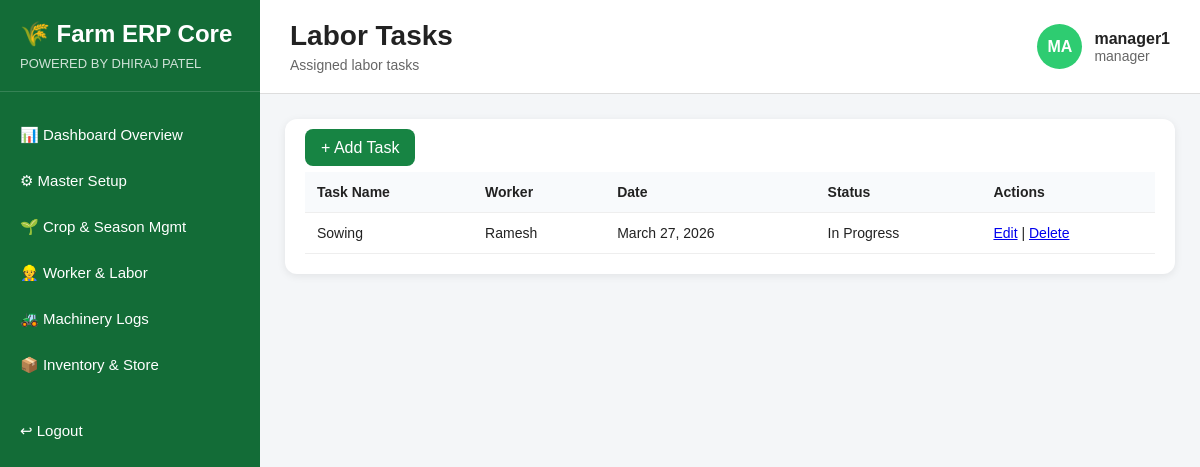
Page /labor/tasks/ (signed in) on the committed database.
### accounts/models.py (models this page shows, shortened)
class User(AbstractUser):
    ROLE_CHOICES = (
        ('admin', 'Admin'),
        ('manager', 'Manager'),
        ('supervisor', 'Supervisor'),
        ('storekeeper', 'Storekeeper'),
        ('accountant', 'Accountant'),
        ('sales', 'Sales'),
        ('field_staff', 'Field Staff'),
    )
    role = models.CharField(max_length=20, choices=ROLE_CHOICES, default='field_staff')
    phone = models.CharField(max_length=15, blank=True, null=True)

### labor/models.py (models this page shows, shortened)
class LaborTask(models.Model):
    task_name = models.CharField(max_length=100)
    worker = models.ForeignKey(Worker, on_delete=models.CASCADE)
    date = models.DateField()
    status = models.CharField(max_length=50)

class Worker(models.Model):
    name = models.CharField(max_length=100)
    phone = models.CharField(max_length=15)
    role = models.CharField(max_length=50)
    daily_wage = models.DecimalField(max_digits=8, decimal_places=2)

### labor/views.py (the view)
# urls.py: path('tasks/', views.task_list, name='task_list'),
@role_required(['admin', 'manager', 'supervisor'])
def task_list(request):
    tasks = LaborTask.objects.all()
    return render(request, 'labor/task_list.html', {'tasks': tasks})

### templates/labor/task_list.html (shortened to what this page needs)
{% extends 'base/erp_base.html' %}
{% block page_title %}Labor Tasks{% endblock %}
{% block page_subtitle %}Assigned labor tasks{% endblock %}
{% block content %}
<div class="section-box">
    <div style="margin-bottom: 15px;">
        <a href="{% url 'add_task' %}" style="padding:10px 16px; background:#178443; color:white; text-decoration:none; border-radius:8px;">+ Add Task</a>
    </div>
    <table>
        <tr>
            <th>Task Name</th>
            <th>Worker</th>
            <th>Date</th>
            <th>Status</th>
            <th>Actions</th>
        </tr>
        {% for task in tasks %}
        <tr>
            <td>{{ task.task_name }}</td>
            <td>{{ task.worker.name }}</td>
            <td>{{ task.date }}</td>
            <td>{{ task.status }}</td>
            <td>
                <a href="{% url 'edit_task' task.id %}">Edit</a> |
                <a href="{% url 'delete_task' task.id %}">Delete</a>
            </td>
        </tr>
        {% endfor %}
    </table>
</div>
{% endblock %}

### templates/base/erp_base.html (shortened to what this page needs)
{% load static %}
<!DOCTYPE html>
<html lang="en">
<head>
    <link rel="stylesheet" href="{% static 'css/dashboard.css' %}">
</head>
<body>
    <div class="erp-container">
        <aside class="sidebar">
            <div class="sidebar-brand">
                <h2>🌾 Farm ERP Core</h2>
                <p>POWERED BY DHIRAJ PATEL</p>
            </div>
            <nav class="sidebar-menu">
                {% if request.user.role == 'manager' %}
                    <a href="{% url 'manager_dashboard' %}" class="menu-item">📊 Dashboard Overview</a>
                    <a href="{% url 'master_dashboard' %}" class="menu-item">⚙ Master Setup</a>
                    <a href="{% url 'crop_season_dashboard' %}" class="menu-item">🌱 Crop &amp; Season Mgmt</a>
                    <a href="{% url 'labor_dashboard' %}" class="menu-item">👷 Worker &amp; Labor</a>
                    <a href="{% url 'machinery_dashboard' %}" class="menu-item">🚜 Machinery Logs</a>
                    <a href="{% url 'inventory_dashboard' %}" class="menu-item">📦 Inventory &amp; Store</a>
                {% endif %}
                <a href="{% url 'logout' %}" class="menu-item logout-btn">↩ Logout</a>
            </nav>
        </aside>
        <main class="main-content">
            <header class="topbar">
                <div>
                    <h1>{% block page_title %}Dashboard{% endblock %}</h1>
                    <p>{% block page_subtitle %}Farm ERP Overview{% endblock %}</p>
                </div>
                <div class="topbar-user">
                    <div class="user-circle">
                        {{ request.user.username|slice:":2"|upper }}
                    </div>
                    <div>
                        <h4>{{ request.user.username }}</h4>
                        <p>{{ request.user.role }}</p>
                    </div>
                </div>
            </header>
            <section class="content-area">
                {% block content %}{% endblock %}
            </section>
        </main>
    </div>
</body>
</html>

### static/css/dashboard.css (style rules this page uses)
* { margin: 0; padding: 0; box-sizing: border-box; }
body { font-family: Arial, sans-serif; background-color: #f4f6f8; color: #222; }
.erp-container { display: flex; min-height: 100vh; }
.sidebar { width: 260px; background: #136c37; color: white; padding: 20px 0; display: flex; flex-direction: column; }
.sidebar-brand { padding: 0 20px 20px; border-bottom: 1px solid rgba(255,255,255,0.15); }
.sidebar-brand h2 { font-size: 24px; margin-bottom: 8px; }
.sidebar-brand p { font-size: 13px; opacity: 0.8; }
.sidebar-menu { margin-top: 20px; display: flex; flex-direction: column; }
.menu-item { color: white; text-decoration: none; padding: 14px 20px; font-size: 15px; transition: 0.3s; }
.logout-btn { margin-top: 20px; }
.main-content { flex: 1; display: flex; flex-direction: column; }
.topbar { background: white; padding: 20px 30px; display: flex; justify-content: space-between; align-items: center; border-bottom: 1px solid #ddd; }
.topbar h1 { font-size: 28px; margin-bottom: 5px; }
.topbar p { color: #666; font-size: 14px; }
.topbar-user { display: flex; align-items: center; gap: 12px; }
.user-circle { width: 45px; height: 45px; background: #2ecc71; color: white; border-radius: 50%; display: flex; align-items: center; justify-content: center; font-weight: bold; text-transform: uppercase; }
.content-area { padding: 25px; }
.section-box { background: white; border-radius: 12px; padding: 20px; box-shadow: 0 2px 8px rgba(0,0,0,0.08); margin-bottom: 20px; }
table { width: 100%; border-collapse: collapse; }
table th, table td { text-align: left; padding: 12px; border-bottom: 1px solid #eee; font-size: 14px; }
table th { background-color: #f8fafc; font-weight: bold; }

### rows in the picture
User: user.username "MA", user.username "manager1", user.role "manager"
LaborTask: task_name "Sowing", worker.name "Ramesh", date "March 27, 2026", status "In Progress"
